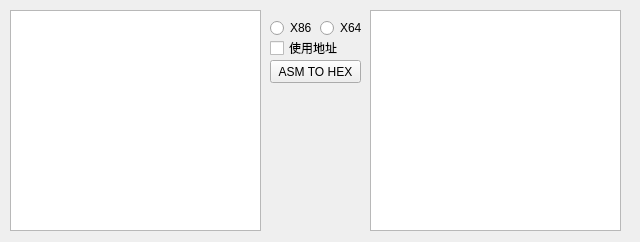
<?xml version="1.0" encoding="UTF-8"?>
<ui version="4.0">
 <class>QT_ASM_ConverterClass</class>
 <widget class="QMainWindow" name="QT_ASM_ConverterClass">
  <property name="geometry">
   <rect>
    <x>0</x>
    <y>0</y>
    <width>640</width>
    <height>242</height>
   </rect>
  </property>
  <property name="windowTitle">
   <string>QT_ASM_Converter</string>
  </property>
  <widget class="QWidget" name="centralWidget">
   <widget class="QRadioButton" name="X86_radioButton">
    <property name="geometry">
     <rect>
      <x>270</x>
      <y>20</y>
      <width>89</width>
      <height>16</height>
     </rect>
    </property>
    <property name="text">
     <string>X86</string>
    </property>
   </widget>
   <widget class="QRadioButton" name="X64_radioButton">
    <property name="geometry">
     <rect>
      <x>320</x>
      <y>20</y>
      <width>89</width>
      <height>16</height>
     </rect>
    </property>
    <property name="text">
     <string>X64</string>
    </property>
   </widget>
   <widget class="QTextEdit" name="ASM_textEdit">
    <property name="geometry">
     <rect>
      <x>10</x>
      <y>10</y>
      <width>251</width>
      <height>221</height>
     </rect>
    </property>
   </widget>
   <widget class="QPushButton" name="ASM_TO_HEX_pushButton">
    <property name="geometry">
     <rect>
      <x>270</x>
      <y>60</y>
      <width>91</width>
      <height>23</height>
     </rect>
    </property>
    <property name="text">
     <string>ASM TO HEX</string>
    </property>
   </widget>
   <widget class="QTextEdit" name="Hex_textEdit">
    <property name="geometry">
     <rect>
      <x>370</x>
      <y>10</y>
      <width>251</width>
      <height>221</height>
     </rect>
    </property>
   </widget>
   <widget class="QCheckBox" name="Point_checkBox">
    <property name="geometry">
     <rect>
      <x>270</x>
      <y>40</y>
      <width>71</width>
      <height>16</height>
     </rect>
    </property>
    <property name="text">
     <string>使用地址</string>
    </property>
   </widget>
  </widget>
 </widget>
 <layoutdefault spacing="6" margin="11"/>
 <resources>
  <include location="QT_ASM_Converter.qrc"/>
 </resources>
 <connections/>
</ui>
